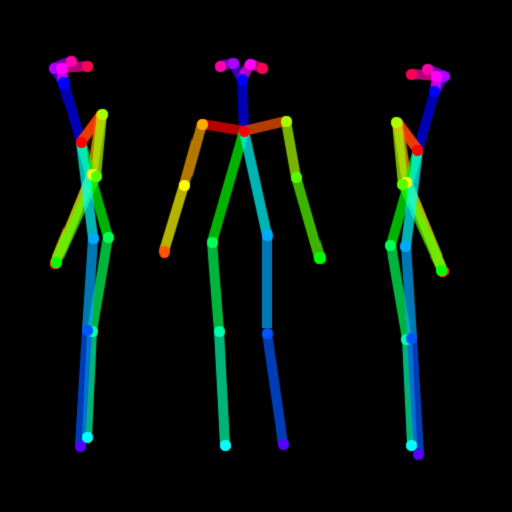
#> input picture workspaces/000/turntable-pose.png, 512 x 512 px
$ python -i render.py   (imports and definitions only)
#> lines starting #> are read from the running program, lines starting #| are printed output that depends on the picture
from settings import *

from PIL import Image
from tqdm import tqdm
import numpy as np
import cv2
import json
import math
import os
import io
import sys
import base64
import requests

#=========================================================================================
# Settings                        # Descriptions
#=========================================================================================
SD_URL = "http://127.0.0.1:7860"  # The Automatic1111 webui API url
USE_CONTROLNET = True             # Whether the code will run Stable Diffusion with a ControlNet
SOURCE_W, SOURCE_H = 512, 512     # The width and height of the images, make sure your poses follow this too

char_desc  =  "female scientist, (white skin:1.4), (blonde hair:1.3), wearing a white lab coat, gray pants, white shoes, (hair in a bun:1.4)"
pos_prompt = f"((best quality)), ((masterpiece)), (detailed), charturnerv2, character reference sheet, {char_desc}, solid gray background, same character, identical characters, identical outfit, identical hair, identical face, multiple of the same person, (perfect hands:1.2), (perfect face:1.2), 4k, 8k, ultrarealism, (photorealistic:1.3)"
neg_prompt =  "<lora:EasyNegative:1.5>, ((hands in pocket)), ((hidden hands)), text, watermark, logo, blurry, weapon, sword, shield, holding things, items, spears, blades, clubs, handles, lighting, edge lighting, harsh lighting, deformed face, sexy, skimpy, revealing clothes, (multiple legs:1.2), (multiple limbs:1.2), (cape:1.3), (draping clothing:1.3), (wrist bands:1.3), (wearing things on wrist:1.3)"

default_payload = {               # The default payload that gets added to every run, values can get overwritten
    "prompt": pos_prompt,
    "negative_prompt": neg_prompt,
    "cfg_scale": 8,

    "alwayson_scripts": {
        "ControlNet": {
            "args": [
                {
                    "module": "none",
                    "model": "controlnet11Models_openpose [73c2b67d]",
                    "weight": 1,
                    "lowvram": True,
                },
            ],
        },
    },

    "width": 2*SOURCE_W,
    "height":  SOURCE_H,
    "sampler_index": "Euler a",
    "inpainting_fill": 1,
    "inpaint_full_res": False,
}

full_payload = {                  # The default "full" payload (single, median) to add to default_payload
}

face_payload = {                  # The default face payload to add to default_payload
    "inpaint_full_res": True,
    "inpaint_full_res_padding": 16,
}

run = [] # will be loaded from disk


#############################
#                           #
#    Helper Funcs Classes   #
#                           #
#############################

DEBUG = False
SHOW_INTERM = False

# [38 lines left out: functions to_circle, overlay_images, splice_images, split_image, not called in this run]

def read_encode_img(img_path):
    with open(img_path, 'rb') as img_file:
        return base64.b64encode(img_file.read()).decode('utf-8')

def save_encoded_img(enc_img, save_path):
    image = Image.open(io.BytesIO(base64.b64decode(enc_img.split(",",1)[0])))
    image.save(save_path)

# [17 lines left out: function call_sd, not called in this run]

class Vector2:
    def __init__(self, point):
        self.x = point[0]
        self.y = point[1]
    def point(self):       return [self.x, self.y]
    def point_int(self):   return [int(self.x), int(self.y)]
    def __sub__(self, o):  return Vector2([self.x - o.x, self.y - o.y])
    def __add__(self, o):  return Vector2([self.x + o.x, self.y + o.y])
    def angle(self):       return math.atan2(self.y, self.x)
    def length(self):      return math.sqrt(self.x**2 + self.y**2)
    def __str__(self):     return f"Point(x={self.x},y={self.y})"

    def __mul__(self, o):
        if type(o) == type(self):  return Vector2([self.x * o.x, self.y * o.y])
        else:                      return Vector2([self.x * o,   self.y * o  ])

    # [5 lines left out: function normalize, not called in this run]

class TransformBoundary:
    dist = 1024

    # [12 lines left out: functions __init__, draw_mask_on, not called in this run]

    def draw_debug_on(self, img, p1, length, color, size):
        cv2.line(img, (p1 + (self.vec * length)).point_int(), (p1 - (self.vec * length)).point_int(), color, size)
        cv2.circle(img, (p1 + (self.vec * length)).point_int(), 5, (0, 0, 255, 255), -1)

class TransformComponent:
    transform_offset = 40
    tp_1, tp_2 = None, None

    # [28 lines left out: functions __init__, draw_boundary_on, get_transform_points, transform_image, not called in this run]

    def draw_debug_on(self, img, color):
        cv2.line(img, self.p1.point_int(), (self.p1 + self.vec).point_int(), color, 4)
        # if self.tp_1 is not None:
        #     for x in self.tp_1:  cv2.circle(img, (int(x[0]), int(x[1])), 2, (0,255,0,255), 5)
        # if self.tp_2 is not None:
        #     for x in self.tp_2:  cv2.circle(img, (int(x[0]), int(x[1])), 2, (0,127,0,255), 5)


#############################
#                           #
#     Actual Computation    #
#                           #
#############################

# [101 lines left out: functions run_body, run_limb, draw_face_mask, not called in this run]

def draw_limb_mask(limb_img):
    limb_mask = np.zeros((limb_img.shape[0], limb_img.shape[1]))
    limb_mask[:,:] = limb_img[:,:,3]
    _, limb_mask = cv2.threshold(limb_mask, 50, 255, cv2.THRESH_BINARY)
    kernel = make_dilate_kernel()
    return cv2.dilate(limb_mask, kernel, iterations=1)

def get_temp_paths(anim_folder, anim_name):
    keys = [ "img", "pose", "mask", "face" ] + list(groups.keys())
    return { k: f"{TEMP_PATH}/{anim_folder}/{anim_name}_comb_{k}.png" for k in keys }

# [160 lines left out: functions run_through_sd, make_dilate_kernel, run_folder, not called in this run]

# [3 lines not run here, left out]

>>> import cv2
>>> picture = cv2.imread('workspaces/000/turntable-pose.png', cv2.IMREAD_GRAYSCALE)
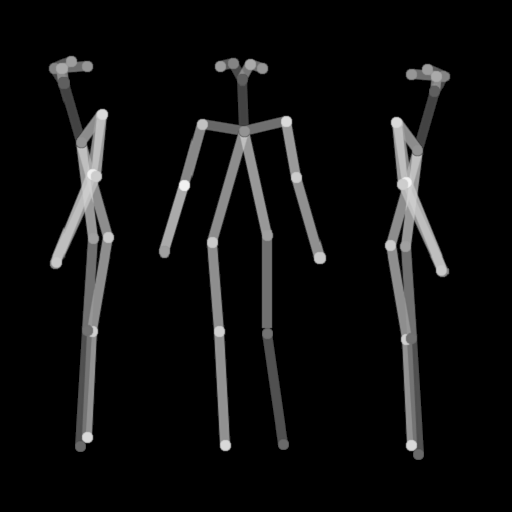
#> picture: shape (512, 512); min 0, max 241, mean 15
#> (the run stopped early here; a loop or call above may not have finished)
